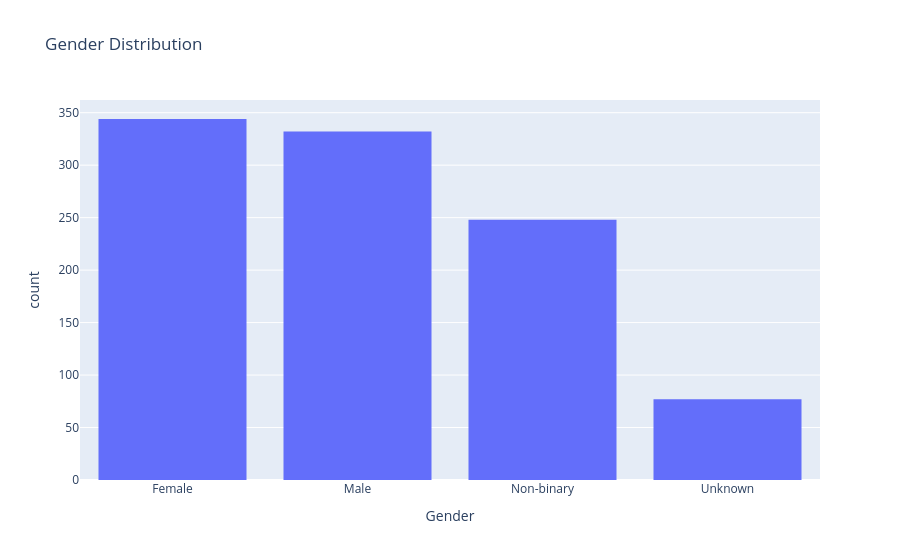

Notebook cell for this chart:
### Code cell
plt = px.histogram(train_df, x='Gender', title='Gender Distribution')
plt.show()

### Figure 1 — Plotly figure (JSON) as saved in the notebook; plotly's stock layout.template omitted (floating-point values rounded to 4 significant figures; data arrays with more than 128 entries replaced by an {"elided": "..."} marker saying what was removed)
{"data": [{"bingroup": "x", "hovertemplate": "Gender=%{x}<br>count=%{y}<extra></extra>", "legendgroup": "", "marker": {"color": "#636efa", "pattern": {"shape": ""}}, "name": "", "orientation": "v", "showlegend": false, "type": "histogram", "x": {"elided": "1001 str values"}, "xaxis": "x", "yaxis": "y"}], "layout": {"barmode": "relative", "legend": {"tracegroupgap": 0}, "title": {"text": "Gender Distribution"}, "xaxis": {"anchor": "y", "domain": [0, 1], "title": {"text": "Gender"}}, "yaxis": {"anchor": "x", "domain": [0, 1], "title": {"text": "count"}}}}
